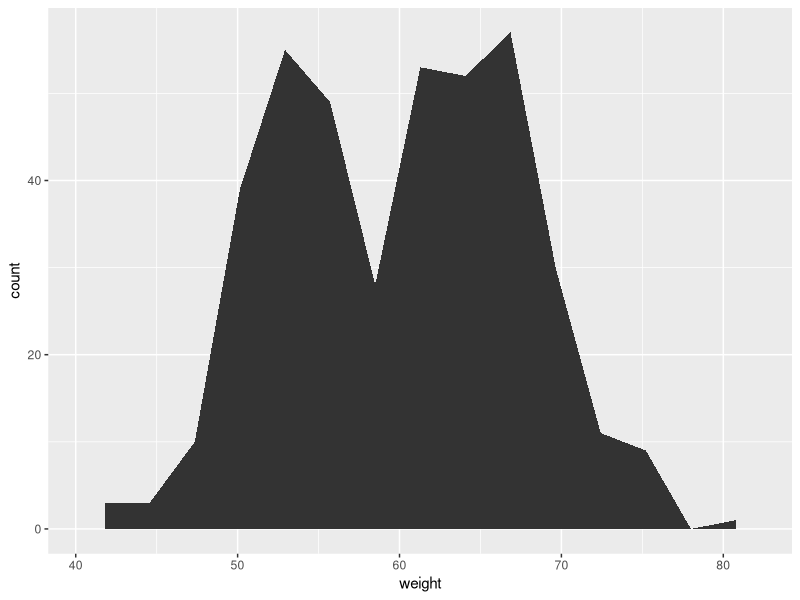
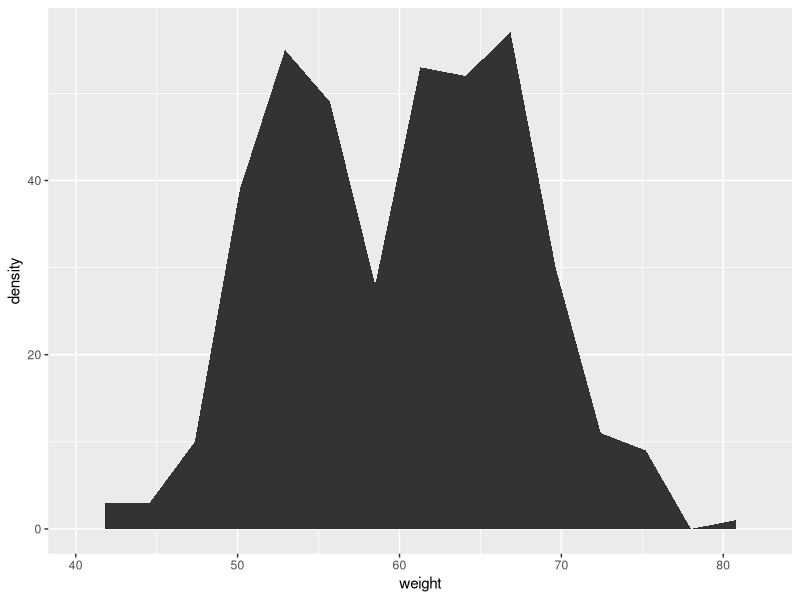
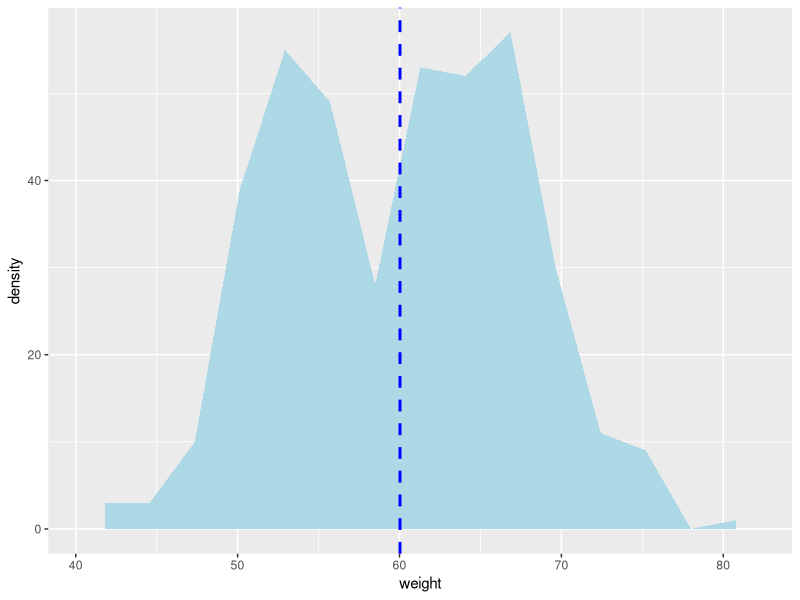

Reproduce these figures in R, in order.
# Load modules
library(ggplot2)

# Dataset
set.seed(1234)
df <- data.frame(
  sex=factor(rep(c("F", "M"), each=200)),
  weight=round(c(rnorm(200, mean=55, sd=5),
                 rnorm(200, mean=65, sd=5)))
)
head(df)

# Plot 1
ggplot(df, aes(x=weight)) +
  geom_area(stat = "bin", bins=15)

# Plot 2
ggplot(df, aes(x=weight)) +
  geom_area(stat = "bin", bins=15) + 
  geom_area(aes(y = ..density..), stat = "bin", bins=15)

# Plot 3
ggplot(df, aes(x=weight)) +
  geom_area(stat = "bin", bins=15) + 
  geom_area(aes(y = ..density..), stat = "bin", bins=15)+ 
  geom_area(stat = "bin", fill = "lightblue", bins=15)+
  geom_vline(aes(xintercept=mean(weight)),
             color="blue", linetype="dashed", size=1)
